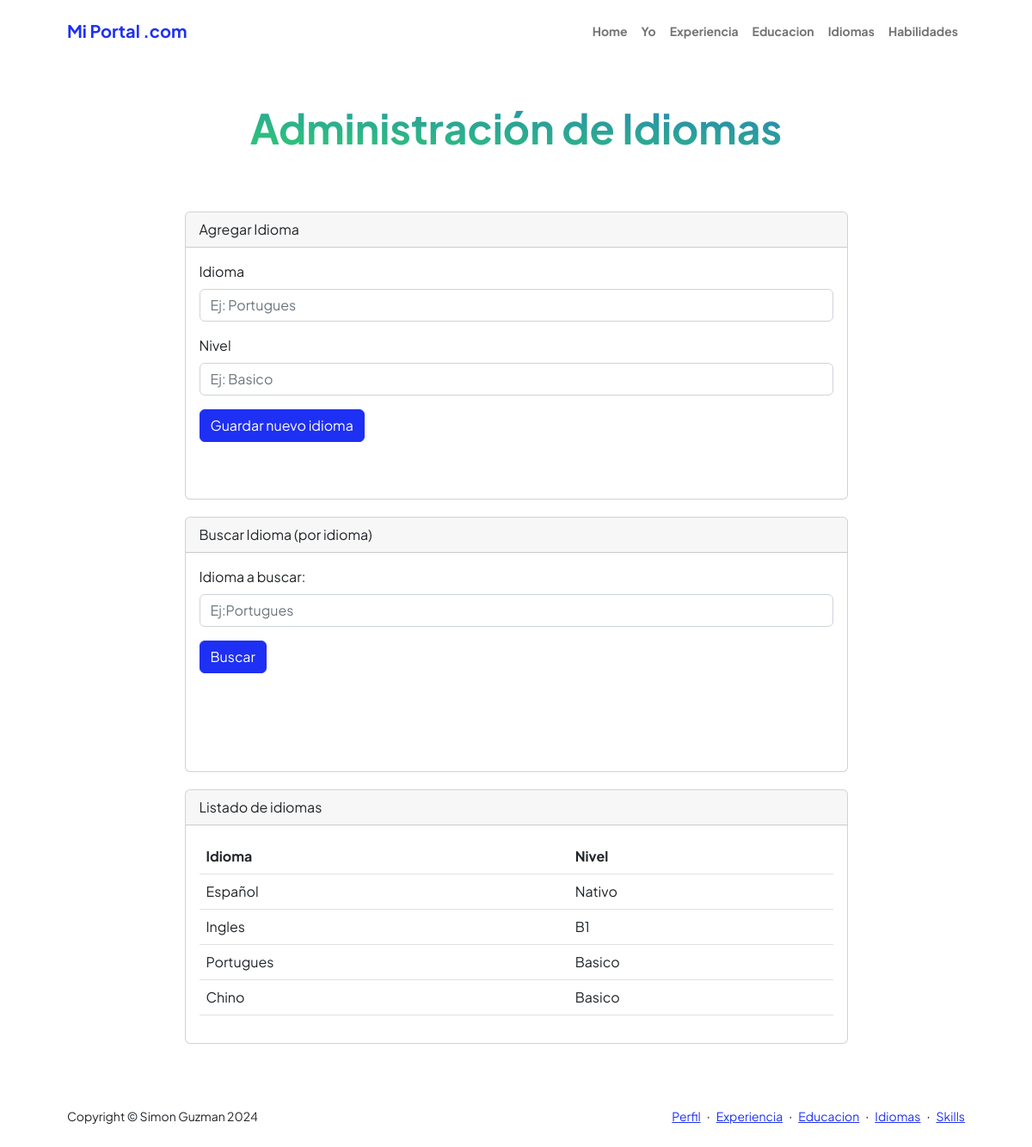
Before: /AppCurriculum/idiomas with the older database file.
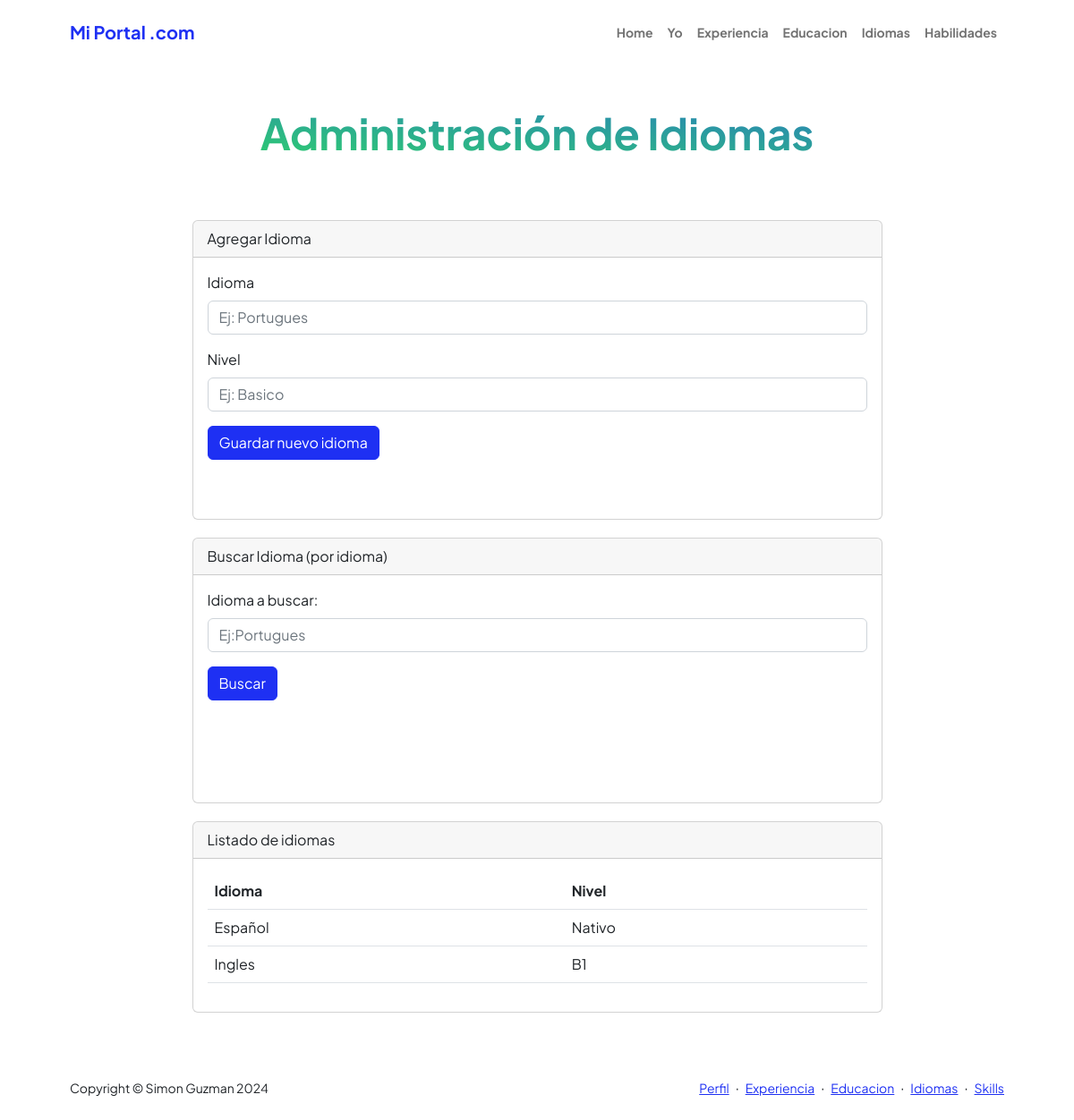
After: the same page with the newer database file.
### AppCurriculum/models.py (models this page shows, shortened)
class Idiomas(models.Model):
    idioma = models.CharField(max_length=50)
    nivel = models.CharField(max_length=20)

### AppCurriculum/views.py (the view, shortened to what this page needs)
# urls.py: path('idiomas',views.idiomas,name="Idiomas"),
def idiomas(request):
    idiomas = Idiomas.objects.all()
    if request.method == 'POST':
        miFormulario = IdiomaFormulario(request.POST)
        if miFormulario.is_valid():
            informacion = miFormulario.cleaned_data
            exp = Idiomas(idioma=informacion['idioma'],nivel=informacion['nivel'])
            exp.save()
            miFormulario = IdiomaFormulario()
            return render(request,"AppCurriculum/idiomas.html",{"idiomas":idiomas,"miFormulario":miFormulario,"resp":"Datos guardados Correctamente","respSearch":""})
    else:
        miFormulario = IdiomaFormulario()
    return render(request,"AppCurriculum/idiomas.html",{"idiomas":idiomas,"miFormulario":miFormulario,"resp":"","respSearch":""})

### AppCurriculum/forms.py
class IdiomaFormulario(forms.Form):
    idioma = forms.CharField(label='Idioma', max_length=100,widget=forms.TextInput(attrs={'class': 'form-control','placeholder': 'Ej: Portugues'}))
    nivel = forms.CharField(label='Nivel', max_length=100,widget=forms.TextInput(attrs={'class': 'form-control','placeholder': 'Ej: Basico'}))
    def __init__(self, *args, **kwargs):
        super().__init__(*args, **kwargs)
        self.helper = FormHelper(self)
        self.helper.layout = Layout(
            'idioma',
            'nivel',
            Submit('submit', 'Guardar', css_class='btn btn-primary')
        )

### AppCurriculum/templates/AppCurriculum/idiomas.html (shortened to what this page needs)
{% extends "AppCurriculum/template.html" %}
{% load static %}
{% block datosDinamicos %}
<div class="container px-5 my-5">
    <div class="text-center mb-5">
        <h1 class="display-5 fw-bolder mb-0"><span class="text-gradient d-inline">Administración de Idiomas</span></h1>
    </div>
    <div class="row gx-5 justify-content-center">
        <div class="col-lg-11 col-xl-9 col-xxl-8">
              <div class="card" style="margin-top: 20px;">
                <div class="card-header" >
                  Agregar Idioma
                </div>
                <div class="card-body">
                  <section style="margin-bottom: 50px;">
                  <form action="" method="POST" class="mb-3">{% csrf_token %}
                    <div class="mb-3">
                      <label for="{{ miFormulario.idioma.id_for_label }}" class="form-label">{{ miFormulario.idioma.label }}</label>
                      {{ miFormulario.idioma }}
                  </div>
                  <div class="mb-3">
                      <label for="{{ miFormulario.nivel.id_for_label }}" class="form-label">{{ miFormulario.nivel.label }}</label>
                      {{ miFormulario.nivel }}
                  </div>
                  <div class="mb-3">
                    <input class="btn btn-primary" type="submit" value="Guardar nuevo idioma">
                  </div>
                  </form>
                </section>
                </div>
              </div>
             <div class="card" style="margin-top: 20px;">
              <div class="card-header">
                Buscar Idioma (por idioma)
              </div>
              <div class="card-body">
                <section style="margin-bottom: 50px;">
                  <form action="/AppCurriculum/idiomas/" method="GET" class="mb-3">{% csrf_token %}
                    <div class="mb-3">
                      <label for="exampleFormControlInput1" class="form-label">Idioma a buscar:</label>
                      <input type="text" class="form-control" name="text_search" id="text_search" placeholder="Ej:Portugues">
                    </div>
                    <div class="mb-3">
                      <input class="btn btn-primary" type="submit" value="Buscar">
                    </div>
                  </form>
                  <div class="card-body">
                </section>
              </div>
              </div>
               <div class="card" style="margin-top: 20px;">
                <div class="card-header">
                  Listado de idiomas
                </div>
                <div class="card-body">
                  <section>
                    <table class="table caption-top">
                        <thead>
                          <tr>
                            <th scope="col">Idioma</th>
                            <th scope="col">Nivel</th>
                          </tr>
                        </thead>
                        <tbody>
                          {% for info in idiomas %}
                          <tr>
                            <td>{{info.idioma}}</td>
                            <td>{{info.nivel}}</td>
                          </tr>
                          {% endfor%}
                        </tbody>
                    </table>
                </section>
                </div>
              </div>
        </div>
    </div>
</div>
{% endblock %}

Changed rows visible on the page:
removed Idiomas: idioma "Portugues", nivel "Basico"
removed Idiomas: idioma "Chino", nivel "Basico"
